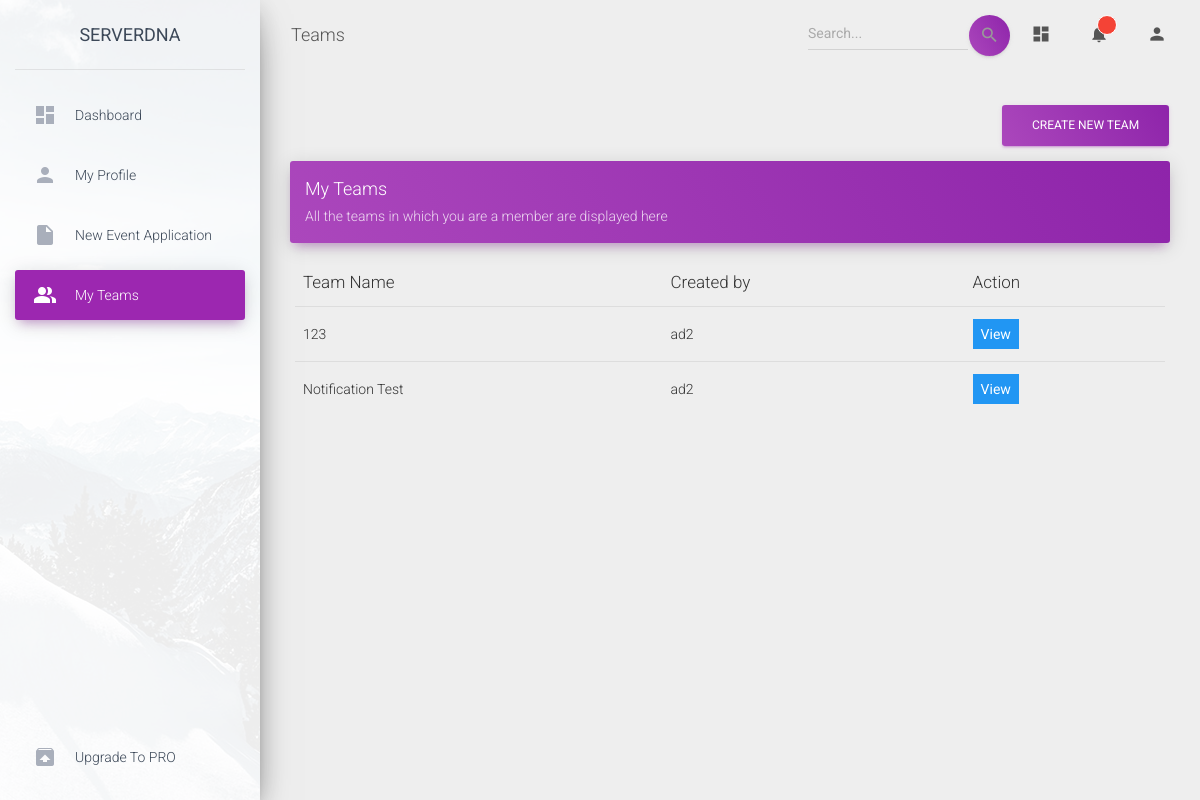
The page /user_dashboard_module/team_list.php (signed in) on the database its author committed.
### tables this page shows
CREATE TABLE `teams` (
  `team_id` int(11) NOT NULL,
  `team_name` varchar(50) NOT NULL,
  `games` varchar(150) NOT NULL,
  `created_at` datetime NOT NULL,
  `created_by` int(11) NOT NULL,
  `status` enum('pending','authenticated','') NOT NULL,
  `updated_at` datetime DEFAULT NULL,
  `delete_at` datetime DEFAULT NULL
);

CREATE TABLE `users` (
  `id` int(11) NOT NULL,
  `full_name` varchar(100) NOT NULL,
  `user_id` varchar(50) DEFAULT NULL,
  `mobile_number` varchar(15) NOT NULL,
  `email` varchar(100) NOT NULL,
  `password` varchar(100) NOT NULL,
  `DoB` date NOT NULL,
  `gender` enum('male','female') NOT NULL,
  `status` enum('created','authenticated','inactive','') NOT NULL,
  `created_at` datetime NOT NULL,
  `accessed_at` datetime DEFAULT NULL,
  `updated_at` datetime NOT NULL,
  `city` varchar(100) NOT NULL,
  `state` varchar(100) NOT NULL,
  `is_admin` int(1) NOT NULL DEFAULT 0,
  `image_url` varchar(50) DEFAULT NULL
);

### user_dashboard_module/team_list.php (the view, shortened to what this page needs)
<!DOCTYPE html>
<html lang="en">
<?php
  $con = DatabaseConn();
  $userID = $_SESSION['Curr_user'];
  $sql_teams = "SELECT t.`team_id`, t.`team_name`, u.`full_name`
                FROM `teams` t JOIN `user_teams` ut ON t.`team_id` = ut.`team_id` JOIN `users` u ON ut.`user_id` = u.`id`
                WHERE ut.`user_id` = '$userID'";
  $teams = mysqli_query($con, $sql_teams);
?>
<head>
  <link rel="stylesheet" href="https://maxcdn.bootstrapcdn.com/font-awesome/latest/css/font-awesome.min.css">
  <link href="assets/css/material-dashboard.css?v=2.1.2" rel="stylesheet" />
  <link href="assets/demo/demo.css" rel="stylesheet" />
</head>
<body class="" onload="fetchUpdateResponse()">
  <div class="wrapper ">
    <div class="sidebar" data-color="purple" data-background-color="white" data-image="assets/img/sidebar-1.jpg">
      <div class="logo"><a href="http://www.creative-tim.com" class="simple-text logo-normal">
          ServerDNA
      </a></div>
      <div class="sidebar-wrapper">
                <ul class="nav">
                    <li class="nav-item ">
                        <a class="nav-link" href="./dashboard.php">
                            <i class="material-icons">dashboard</i>
                            <p>Dashboard</p>
                        </a>
                    </li>
                    <li class="nav-item ">
                        <a class="nav-link" href="./profile_details.php">
                            <i class="material-icons">person</i>
                            <p>My Profile</p>
                        </a>
                    </li>
                    <li class="nav-item ">
                        <a class="nav-link" href="./create_event_application_front.php">
                            <i class="material-icons">insert_drive_file</i>
                            <p>New Event Application</p>
                        </a>
                    </li>
                    <li class="nav-item active  ">
                        <a class="nav-link" href="./team_list.php">
                            <i class="material-icons">people_alt</i>
                            <p>My Teams</p>
                        </a>
                    </li>
                    <li class="nav-item active-pro ">
                        <a class="nav-link" href="./upgrade.html">
                            <i class="material-icons">unarchive</i>
                            <p>Upgrade to PRO</p>
                        </a>
                    </li>
                </ul>
            </div>
    </div>
    <div class="main-panel">
      <nav class="navbar navbar-expand-lg navbar-transparent navbar-absolute fixed-top ">
        <div class="container-fluid">
          <div class="navbar-wrapper">
            <a class="navbar-brand" href="javascript:;">Teams</a>
          </div>
          <div class="collapse navbar-collapse justify-content-end">
            <form class="navbar-form">
              <div class="input-group no-border">
                <input type="text" value="" class="form-control" placeholder="Search...">
                <button type="submit" class="btn btn-white btn-round btn-just-icon">
                  <i class="material-icons">search</i>
                  <div class="ripple-container"></div>
                </button>
              </div>
            </form>
            <ul class="navbar-nav">
                            <li class="nav-item">
                                <a class="nav-link" href="javascript:;">
                                    <i class="material-icons">dashboard</i>
                                </a>
                            </li>
                            <li class="nav-item dropdown">
                                <a class="nav-link" href="http://example.com" id="navbarDropdownMenuLink" data-toggle="dropdown" aria-haspopup="true" aria-expanded="false">
                                    <i class="material-icons">notifications</i>
                                    <span class="notification"></span>
                                </a>
                            </li>
                            <li class="nav-item dropdown">
                                <a class="nav-link" href="javascript:;" id="navbarDropdownProfile" data-toggle="dropdown" aria-haspopup="true" aria-expanded="false">
                                    <i class="material-icons">person</i>
                                </a>
                            </li>
                        </ul>
          </div>
        </div>
      </nav>
      <div class="content">
        <div class="container-fluid">
        <div class="row"><div class="col-md-12">
        <button type="button" class="btn btn-primary pull-right" onclick="goCreatePage()" name="newTeamBtn">Create New Team</button></div></div>
          <div class="row">
            <div class="col-md-12">
              <div class="card card-plain">
                <div class="card-header card-header-primary">
                  <h4 class="card-title mt-0"> My Teams </h4>
                  <p class="card-category">All the teams in which you are a member are displayed here</p>
                </div>
                <div class="card-body">
                  <div class="table-responsive">
                    <table class="table table-hover">
                      <thead class="">
                        <th>Team Name</th>
                        <th>Created by</th>
                        <th>Action</th>
                      </thead>
                      <tbody>
                        <?php if ($teams) { ?>
                        <?php while($row1 = mysqli_fetch_array($teams)):;?>
                        <tr>
                          <td><span><?php echo $row1[1];?></span></td>
                          <td><span><?php echo $row1[2];?></span></td>
                          <td><button  class ="btn-primary" style="border-color: transparent;" onclick="view_team(<?php echo $row1[0];?>)">View</button>
                        </tr>
                        <?php endwhile;?>
                        <?php } ?>
                      </tbody>
                    </table>
                  </div>
                </div>
              </div>
            </div>
          </div>
        </div>
      </div>
    </div>
  </div>
</body>
</html>

### rows shown on the page
teams: team_name "123", users.full_name "ad2"
teams: team_name "Notification Test", users.full_name "ad2"
